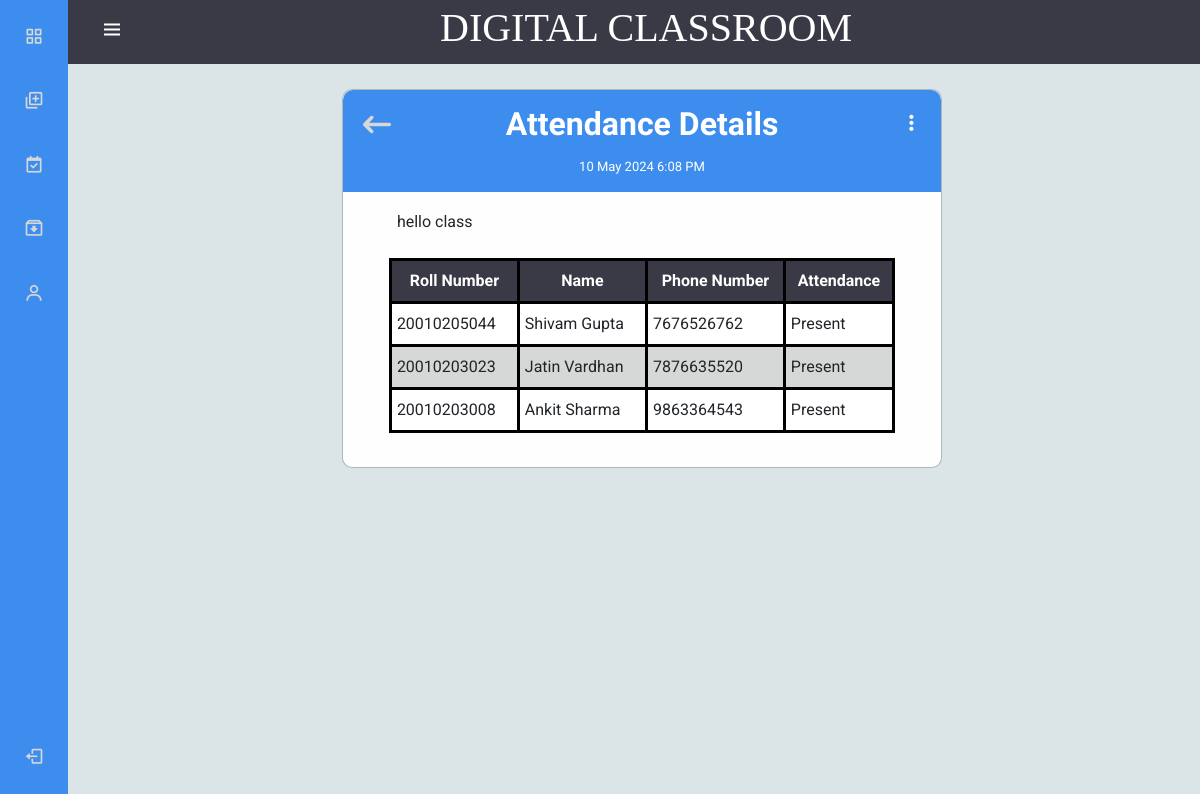
Page /Teacher/VeiwAttendance.php?att_id=39 (signed in) on the committed database.
### tables this page shows
CREATE TABLE `attendance` (
  `att_id` int(11) NOT NULL,
  `date_time` datetime NOT NULL,
  `att_description` varchar(50) NOT NULL,
  `class_id` int(5) NOT NULL
);

CREATE TABLE `attendance_details` (
  `att_id` int(10) NOT NULL,
  `std_id` varchar(20) NOT NULL,
  `attendance` int(2) NOT NULL
);

CREATE TABLE `students` (
  `student_rollno` varchar(20) NOT NULL,
  `student_name` varchar(40) NOT NULL,
  `student_email` varchar(40) NOT NULL,
  `student_password` varchar(30) NOT NULL,
  `dpt_id` int(5) NOT NULL,
  `semester` int(5) NOT NULL,
  `phone_number` bigint(15) NOT NULL,
  `Role` int(2) NOT NULL DEFAULT 3
);

### Teacher/VeiwAttendance.php (the view, shortened to what this page needs)
<?php
include '../Home/Connection.php';
include "navbar.php";
$row = $errorMsg = $succMsg =  $edit_id = $formattedDateTime = "";
if (isset($_GET['att_id'])) {
  $att_id = $conn->real_escape_string($_GET['att_id']);
  $sql = "SELECT * FROM attendance WHERE att_id = '$att_id'";
  $result = $conn->query($sql);
  if ($result->num_rows > 0) {
    $attendance = $result->fetch_assoc();
    $dateTime = new DateTime($attendance['date_time']);
    $formattedDateTime = $dateTime->format('d M Y g:i A');
  } else {
    $errorMsg = "No attendance found with the provided ID.";
  }
  $sql = "SELECT students.student_rollno, students.student_name, students.phone_number, attendance_details.attendance
            FROM attendance_details
            JOIN students ON attendance_details.std_id = students.student_rollno
            WHERE attendance_details.att_id = '$att_id'";
  $attendanceDetailsResult = $conn->query($sql);
  $attendanceDetails = [];
  if ($attendanceDetailsResult->num_rows > 0) {
    while ($row = $attendanceDetailsResult->fetch_assoc()) {
      $attendanceDetails[] = $row;
    }
  }
} else {
  $errorMsg = "No attendance ID provided.";
}
?>
<!DOCTYPE html>
<html lang="en">
<head>
  <link rel="stylesheet" href="style.css?<?php echo time(); ?>">
  <link href="https://cdn.jsdelivr.net/npm/bootstrap@5.0.2/dist/css/bootstrap.min.css" rel="stylesheet" />
</head>
<body>
  <main>
    <div class="modal-content">
    <div class="ass_head">
        <div style="width: 5%!important;margin:15px 0; ">
          <span class="close " onclick=" window.location.href = 'class.php?class_id=<?php echo  $edit_id; ?>';"><i class="fa-solid fa-arrow-left-long"></i></span>
        </div>
        <div style="width:90%">
          <h2>Attendance Details</h2>
          <p class="mark_due"><?php echo $formattedDateTime; ?></p>
        </div>
        <div style="width: 5%!important;margin:20px 0;font-size:larger; ">
          <a href="#" id="dropdownMenuButton2" data-bs-toggle="dropdown" aria-expanded="false" style="color:white">
            <i class="fas fa-ellipsis-v px-3"></i>
          </a>
        </div>
      </div>
      <div class="ass_body">
        <p class="p-2"><?php echo $attendance['att_description']; ?></p>
        <table class="table mb-4">
          <thead>
            <tr>
              <th>Roll Number</th>
              <th>Name</th>
              <th>Phone Number</th>
              <th>Attendance</th>
            </tr>
          </thead>
          <tbody>
            <?php foreach ($attendanceDetails as $detail) : ?>
              <tr>
                <td><?php echo $detail['student_rollno']; ?></td>
                <td><?php echo $detail['student_name']; ?></td>
                <td><?php echo $detail['phone_number']; ?></td>
                <td><?php echo $detail['attendance'] == 1 ? 'Present' : 'Absent'; ?></td>
              </tr>
            <?php endforeach; ?>
          </tbody>
        </table>
      </div>
    </div>
  </main>
</body>
</html>

### Teacher/style.css (style rules this page uses)
body { background-color: #dbe5e8 !important; font-family: "Roboto", sans-serif !important; }
main { height: 100vh !important; overflow-y: auto !important; }
table { margin: auto !important; }
table, td, th { border: 3px solid rgb(0, 0, 0) !important; border-collapse: collapse !important; padding:8px 5px !important; }
thead tr { background-color: rgb(58, 58, 70) !important; color: white !important; text-align: center !important; }
tbody tr:nth-child(odd) { background-color: white !important; }
tbody tr:nth-child(even) { background-color: rgb(214, 215, 215) !important; }
a { text-decoration: none !important; }

### Teacher/navbar.php (style rules this page uses)
:root { --header-height: 3rem; --nav-width: 68px; --first-color: #3d8def; --first-color-light: rgb(214, 215, 215); --white-color: white; --body-font: "Nunito", sans-serif; --normal-font-size: 1rem; --z-fixed: 100; }
body { margin: var(--header-height) 0 0 0; font-family: 'Roboto', sans-serif !important; font-size: var(--normal-font-size); transition: 0.5s; }
@media screen and (min-width: 300px) { body { margin: calc(var(--header-height) + 1rem) 0 0 0; padding-left: calc(var(--nav-width) + 1rem); position: fixed; z-index: -1; width: 100%; } }

### Teacher/VeiwAttendance.php (style rules this page uses)
.modal-content { background-color: #fefefe; margin: 8% auto; width: 60%; max-width: 600px; border-radius: 10px; position: relative; }
.close { color: var(--first-color-light); font-size: 28px; font-weight: bold; cursor: pointer; margin-top: 10px; }
.ass_head { display: flex; justify-content: space-between; background-color: #3d8def !important; color: white !important; padding: 0 20px; border-radius: 10px 10px 0 0; }
.ass_body { padding: 10px; margin: 0 6%; }
.ass_head p { margin-top:-10px; padding: 0 ; text-align: center!important; font-size: small; }
h2 { text-align: center !important; font-family: "Merienda", cursive !important; font-weight: 700 !important; padding: 15px !important; border-radius: 10px 10px 0 0; color: white !important; }

### rows in the picture
attendance: date_time "10 May 2024 6:08 PM", att_description "hello class"
attendance_details: std.student_rollno "20010205044", std.student_name "Shivam Gupta", std.phone_number "7676526762", attendance "Present"
attendance_details: std.student_rollno "20010203023", std.student_name "Jatin Vardhan", std.phone_number "7876635520", attendance "Present"
attendance_details: std.student_rollno "20010203008", std.student_name "Ankit Sharma", std.phone_number "9863364543", attendance "Present"
